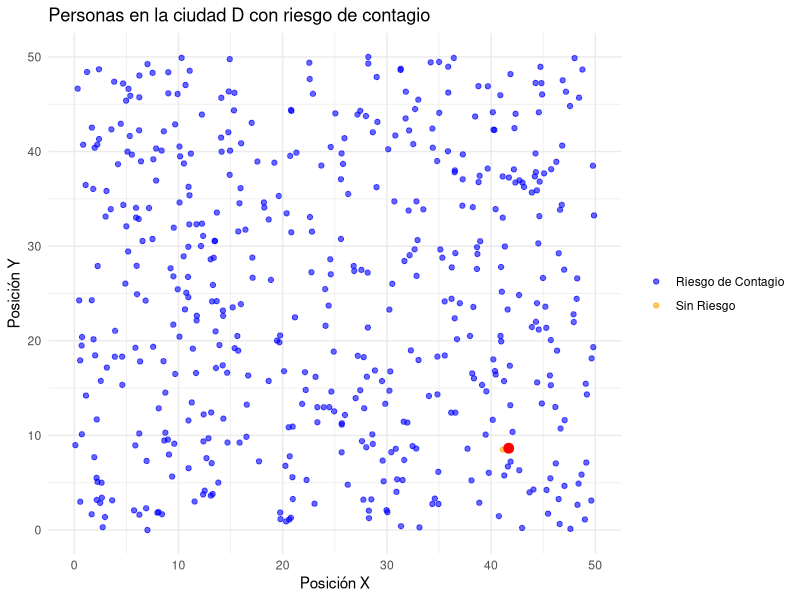
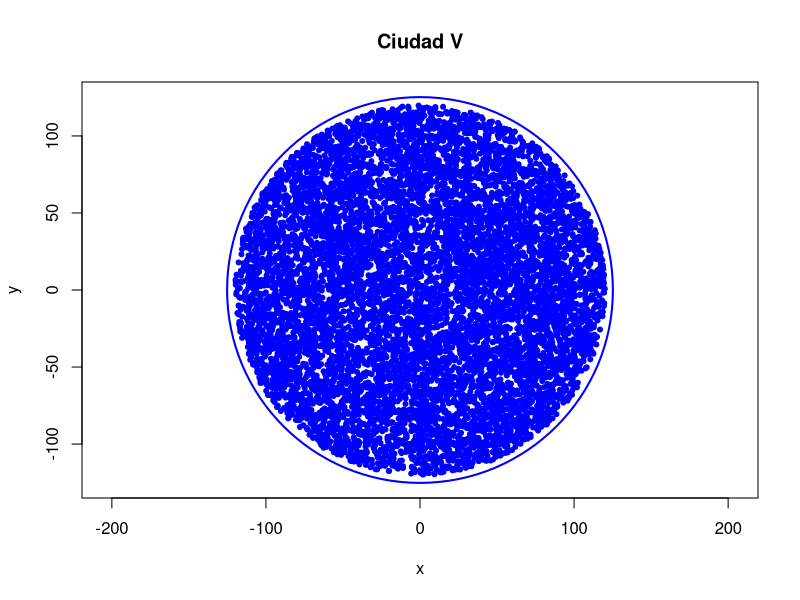
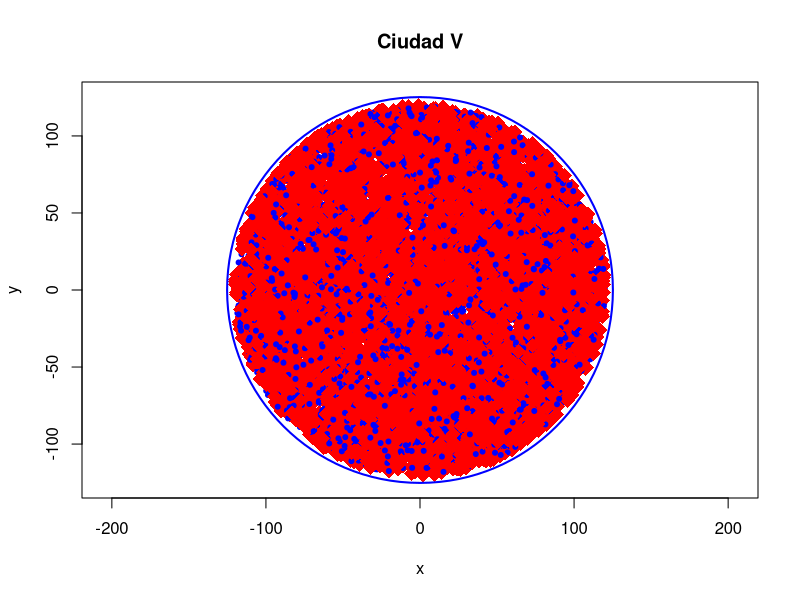
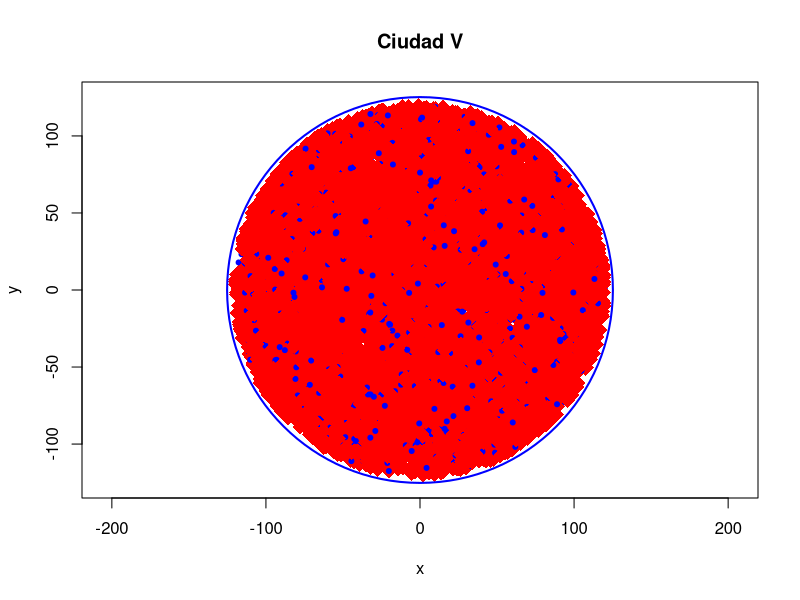
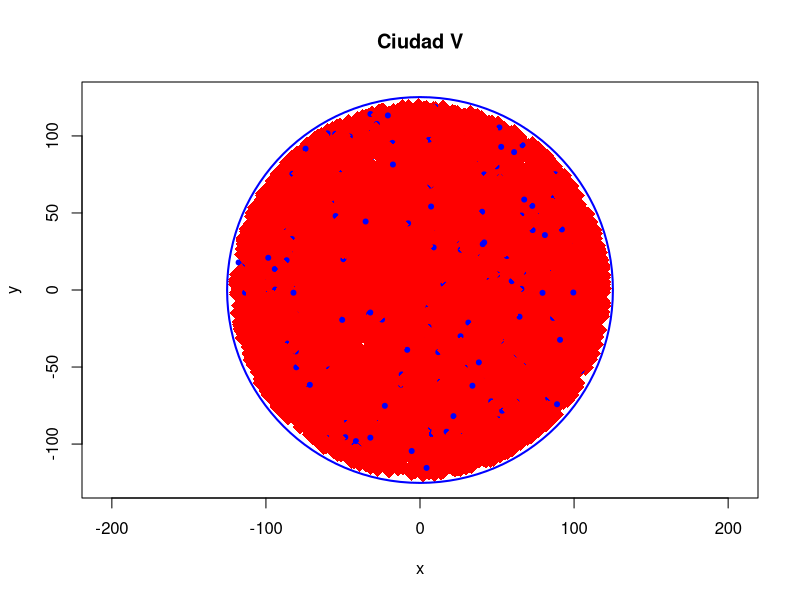
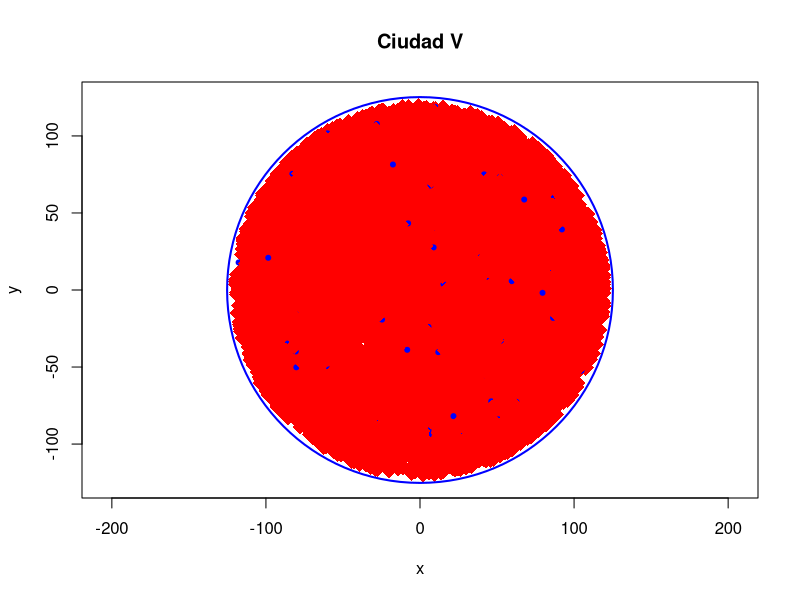
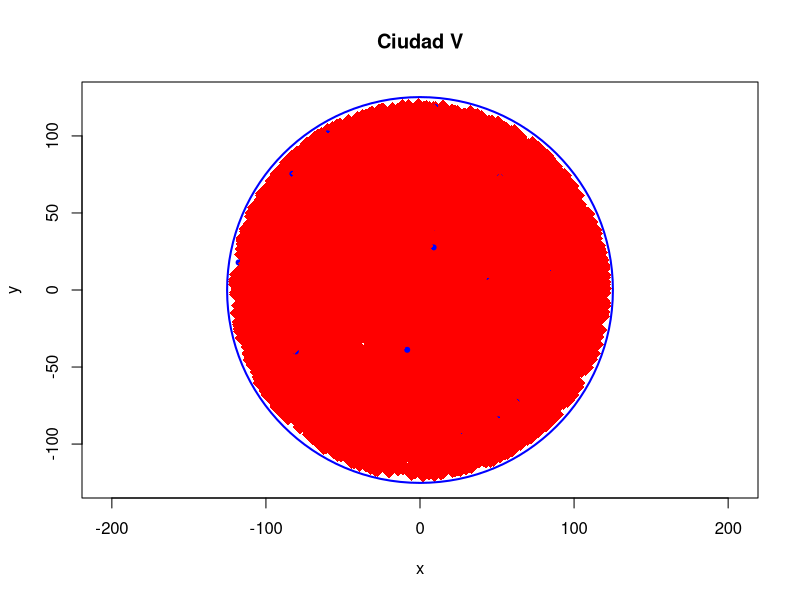
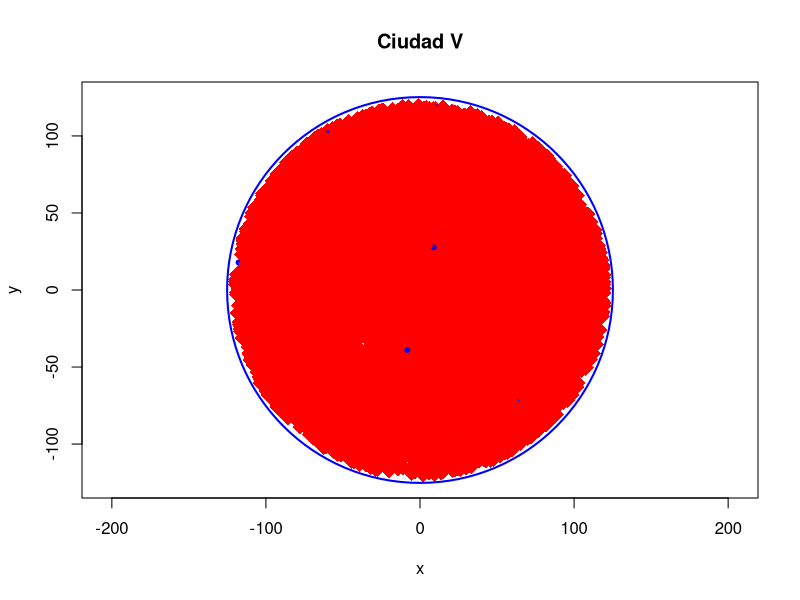

Source code (R) for these figures, in order: (Note: a time limit stopped this script after it produced the figures.)
## ---- chunk 1
# PACKAGES:
library(ggplot2)

D <- 50            #tamaño de la ciudad
N <- 100000        #población total

# estados de la población
I <- 1             #infectados iniciales
R <- 0             #recuperados iniciales
S <- N - I - R     #susceptibles iniciales

r <- 0.6           #radio de infección
gamma <- 0.1       # azón de recuperación

#posiciones de las personas en la ciudad
posicion_x <- runif(N, min = 0, max = D)  
posicion_y <- runif(N, min = 0, max = D) 

#asignar el estado (I, R, S) a cada persona 
estado <- factor(c(rep("Infectado", I), rep("Recuperado", R), rep("Susceptible", S)),
                 levels = c("Susceptible", "Infectado", "Recuperado"))

id <- 1:N
iteracion <- rep(0, N)

#dataframe con todas las variables
poblacion <- data.frame(id, posicion_x, posicion_y, estado, iteracion)


#función para calcular la distancia euclidiana y verificar si está dentro r
calcular_infectados <- function(df, r) {
  #seleccionar una persona aleatoria como infectada
  set.seed(1)
  infectado <- sample(which(df$estado == "Infectado"), 1)
  
  #calcular distancia 
  df$riesgo_contagio <- sqrt((df$posicion_x - df$posicion_x[infectado])^2 + 
                             (df$posicion_y - df$posicion_y[infectado])^2) < r
  
  return(list(data = df, infectado = infectado))
}

#aplicar la función y obtener el resultado
resultado <- calcular_infectados(poblacion, r)
poblacion <- resultado$data
infectado <- resultado$infectado
#df 
print(head(poblacion))

#gráfica
poblacion_sample <- poblacion[sample(1:N, 500), ]  # muestra de 500 personas

ggplot(poblacion_sample, aes(x = posicion_x, y = posicion_y)) +
  geom_point(aes(color = riesgo_contagio), alpha = 0.6) +
  geom_point(data = poblacion[infectado, ], aes(x = posicion_x, y = posicion_y), color = "red", size = 3) +
  labs(title = "Personas en la ciudad D con riesgo de contagio", x = "Posición X", y = "Posición Y") +
  xlim(0, D) +
  ylim(0, D) +
  theme_minimal() +
  scale_color_manual(values = c("TRUE" = "orange", "FALSE" = "blue"), labels = c("Riesgo de Contagio", "Sin Riesgo")) +
  theme(legend.title = element_blank())

## ---- chunk 2
# Parámetros de la simulación
I <- 1  # Número inicial de infectados
S <- 9999  # Número inicial de susceptibles
Rec <- 0  # Número inicial de recuperados
N <- I + S + Rec  # Tamaño total de la población
D <- 250  # Diámetro de la ciudad
R <- D / 2  # Radio de la ciudad
ajuste_borde <- 0.96  # Ajuste para evitar que personas estén en el borde exacto de la ciudad
k <- 0.15  # Factor de radio inicial
radius <- N * k  # Radio de infección inicial
recov <- 0.2  # Probabilidad de recuperación (sin uso en esta simulación)
num_iteraciones <- 8  # Número de iteraciones
prob_infección <- 0.6  # Probabilidad de infección

# Generación de posiciones usando coordenadas polares
ang <- runif(N, 0, 2 * pi)
rad <- R * ajuste_borde * sqrt(runif(N))
x_N <- rad * cos(ang)
y_N <- rad * sin(ang)

# Creación del dataframe personas
personas <- data.frame(
  id = 1:N,
  posición_x = x_N,
  posición_y = y_N,
  Estado = sample(c(rep("Susceptible", S), rep("Infectado", I), rep("Recuperado", Rec))),
  it = 0
)

# Función para obtener coordenadas de una persona por su ID
coords <- function(id_persona) {
  persona <- personas[personas$id == id_persona, ]
  if (nrow(persona) > 0) {
    return(c(x = persona$posición_x, y = persona$posición_y))
  } else {
    return("ID no encontrado")
  }
}

# Función para calcular la distancia euclidiana entre dos puntos
euclid <- function(x1, x2, y1, y2) {
  sqrt((x2 - x1)^2 + (y2 - y1)^2)
}

# Función para verificar si una persona está dentro del radio de infección
infección <- function(x1, y1, x2, y2, radius) {
  euclid(x1, x2, y1, y2) < radius
}

# Función para graficar la situación de la ciudad en cada iteración
graficar <- function(personas, infectado_inicial, R) {
  plot(personas$posición_x, personas$posición_y, 
       xlim = c(-R, R), ylim = c(-R, R),
       xlab = "x", ylab = "y",          
       main = "Ciudad V", 
       pch = ifelse(personas$Estado == "Susceptible", 20, 
                    ifelse(personas$Estado == "Infectado", 18, 19)), 
       col = ifelse(personas$Estado == "Susceptible", "blue", 
                    ifelse(personas$Estado == "Infectado", "red", "green")),
       cex = ifelse(personas$Estado == "Susceptible", 1, 
                    ifelse(personas$Estado == "Infectado", 2, 2)),
       asp = 1)
  # Graficar una frontera de la ciudad (un círculo como límite)
  symbols(0, 0, circles = R + 0.2, inches = FALSE, add = TRUE, lwd = 2, fg = "blue")
}

# Selección del infectado inicial
infectado_inicial <- which(personas$Estado == "Infectado")[1]

# Iteración de la infección con probabilidad
for (j in 1:num_iteraciones) {
  graficar(personas, infectado_inicial, R)
  for (i in 1:N) {
    if (personas$Estado[i] == "Susceptible") {
      infected_coords <- coords(infectado_inicial)
      normal_coords <- coords(i)
      distance <- euclid(infected_coords["x"], normal_coords["x"], infected_coords["y"], normal_coords["y"])
      if (infección(infected_coords["x"], infected_coords["y"], normal_coords["x"], normal_coords["y"], radius) &&
          runif(1) < prob_infección) {
        personas$Estado[i] <- "Infectado"
      }
    }
  }
  Sys.sleep(1)
}

## ---- chunk 3
# PACKAGES:
library(reshape2)
library(ggplot2)

# Parametros
D <- 100     
sigma <- D / 10

N <- 1000      # Total de personas
S <- N - 1    # susceptibles
I <- 1        # infectados
R <- 0        # recuperados

gamma <- 0.1  # razón de recuperación
r <- 3        # radio de infección

# Cluster
set.seed(123)  # para empezar el con el mismo punto (quitar para aleatoridad)
x0 <- runif(1, min = 0, max = D)
y0 <- runif(1, min = 0, max = D)

# Generador de posiciones alrededor del cluster
x <- rnorm(N, mean = x0, sd = sigma)
y <- rnorm(N, mean = y0, sd = sigma)

# Estado de cada persona
estado <- factor(c(rep("Infectado", I), rep("Susceptible", S), rep("Recuperado", R)),
                 levels = c("Susceptible", "Infectado", "Recuperado"))

# Distancia euclidiana entre dos puntos
distancia <- function(x1, y1, x2, y2) {sqrt((x2 - x1)^2 + (y2 - y1)^2)}

# DataFrame
ciudad <- data.frame(id = 1:N,
                     x = x,
                     y = y,
                     estado = estado,
                     iteracion = 0)

# Actualizar DataFrame
actualizar_ciudad <- function(ciudad, r, gamma) {
  
  nueva_ciudad <- ciudad
  
  I <- which(ciudad$estado == "Infectado")
  n_I <- length(I)
  
  n_R <- floor(gamma * n_I)  
  
  if (n_R > 0) {
    nueva_ciudad$estado[I[1:n_R]] <- "Recuperado"
  }
  
  for (i in I) {
    for (j in which(nueva_ciudad$estado == "Susceptible")) {
      if (distancia(nueva_ciudad$x[i], nueva_ciudad$y[i], nueva_ciudad$x[j], nueva_ciudad$y[j]) < r) {
        nueva_ciudad$estado[j] <- "Infectado"
      }
    }
  }
  
  return(nueva_ciudad)
}

# Ciudad inicial
plot(x, y, pch = 16, col = ifelse(ciudad$estado == "Susceptible", "blue",
                                                 ifelse(ciudad$estado == "Infectado", "red", "green")),    
    xlim = c(0, D), ylim = c(0, D),
    xlab = "X", ylab = "Y")
    title(main = "Ciudad Dia 1")
    legend("topright", legend = c("Susceptible", "Infectado", "Recuperado"),
    col = c("blue", "red", "green"), pch = 16)

# Simulación de múltiples iteraciones
num_iteraciones <- 30
historial <- data.frame() 

for (t in 1:num_iteraciones) {
  ciudad$iteracion <- t
  historial <- rbind(historial, ciudad)
  
  ciudad <- actualizar_ciudad(ciudad, r, gamma)
}

# Ciudad Final
plot(ciudad$x, ciudad$y, pch = 16, col = ifelse(ciudad$estado == "Susceptible", "blue",
                                                 ifelse(ciudad$estado == "Infectado", "red", "green")),   
    xlim = c(0, D), ylim = c(0, D),
    xlab = "X", ylab = "Y")
    title(main = "Ciudad Dia 30")
    legend("topright", legend = c("Susceptible", "Infectado", "Recuperado"),
    col = c("blue", "red", "green"), pch = 16)

# Visualizar el historial
head(historial,100)
## ---- chunk 4
# Definimos el radio del círculo
I <- 1
S <- 999
Rec <- 0
N <- I + S + Rec
R <- 75
ajuste <- 0.98 # Agrego esto para que ningún punto esté justo en el límite de la ciudad
N_central <- floor(N*0.66)
N_resto <- floor(N*0.34)
# centro cluster
x0 <- runif(1, -R * 0.1, R * 0.1)
y0 <- runif(1, -R * 0.1, R * 0.1)

# los del cluster, distribuidos normal
x_N_central <- rnorm(N_central, mean = x0, sd = R * 0.15)
y_N_central <- rnorm(N_central, mean = y0, sd = R * 0.15)

# el resto, uniformes
ang_resto <- runif(N_resto, 0, 2 * pi)
rad_resto <- R * ajuste * sqrt(runif(N_resto))
x_N_resto <- rad_resto * cos(ang_resto)
y_N_resto <- rad_resto * sin(ang_resto)

#combinamos los N de cluster y N de fuera
x_N <- c(x_N_central, x_N_resto)
y_N <- c(y_N_central, y_N_resto)
## ---- chunk 5
radius <- 12
recov <- 0.2 # Radio de infección y Razón de recuperación
inicio_recov <- 3
## ---- chunk 6
estados <- factor(c("Susceptible", "Infectado", "Recuperado"))
estado_inicial <- c(rep("Susceptible", S), rep("Infectado", I), rep("Recuperado", Rec))
estado_inicial <- sample(estado_inicial) #
## ---- chunk 7
personas <- data.frame(
  id = 1:N, posición_x = x_N, posición_y = y_N, Estado = factor(estado_inicial, levels = estados), it = 0  
)
#Dataframe inicial que genera el id único, estado, posiciones x,y y la iteración
infectado_inicial <- which(personas$Estado == "Infectado")[1]
#Función para obtener coordenadas
coords <- function(id_persona) {
  persona <- personas[personas$id == id_persona, ]
  
  if (nrow(persona) > 0) {
    return(c(x = persona$posición_x, y = persona$posición_y))
  } else {
    return("ID no encontrado bro")
  }
}
## ---- chunk 8
euclid <- function(x1,x2,y1,y2) {
  sqrt((x2-x1)^2+(y2-y1)^2)
}
## ---- chunk 9
infección <- function(x1,x2,y1,y2,radius){
  euclid(x1,x2,y1,y2) < radius
}
#Función que revisa si la distancia entre dos personas es dentro del radio de infección
## ---- chunk 10
#Función gigante para poder graficar siempre que quiera
graficar <- function(personas, infectado_inicial, R){
  # Graficar todos los puntos
  plot(personas$posición_x, personas$posición_y, 
     xlim = c(-R, R), ylim = c(-R, R),
     xlab = "x", ylab = "y",          
     main = "Ciudad V", 
     pch = ifelse(personas$Estado == "Susceptible", 20, 
                  ifelse(personas$Estado == "Infectado", 18, 19)), 
     col = ifelse(personas$Estado == "Susceptible", "blue", 
                  ifelse(personas$Estado == "Infectado", "red", "green")),
     cex = ifelse(personas$Estado == "Susceptible", 1, 
                  ifelse(personas$Estado == "Infectado", 2, 2)),
     asp = 1)
  symbols(0, 0, circles = R+0.2, inches = FALSE, add = TRUE, lwd = 2, fg = "blue")
}
## ---- chunk 11
print(personas[sample(nrow(personas), 15), ])

## ---- chunk 12
# Infección e iteraciones
 plot(personas$posición_x, personas$posición_y, 
         xlim = c(-R, R), ylim = c(-R, R),
         xlab = "x", ylab = "y",          
         main = paste("Ciudad V Inicial"),
         pch = ifelse(personas$Estado == "Susceptible", 20, 
                      ifelse(personas$Estado == "Infectado", 18, 19)), 
         col = ifelse(personas$Estado == "Susceptible", "blue", 
                      ifelse(personas$Estado == "Infectado", "red", "green")),
         cex = ifelse(personas$Estado == "Susceptible", 1, 
                      ifelse(personas$Estado == "Infectado", 2, 2)),
         asp = 1)
    # Graficar una frontera de la ciudad (un círculito vaya, para que sea el límite)
    symbols(0, 0, circles = R + 0.2, inches = FALSE, add = TRUE, lwd = 2, fg = "blue")
for (iter in 1:10) {
  cambios <- FALSE  # Indicador de cambios
  personas_temp <- personas  # un df temporal para ir checando
  
  # Susceptibles iterados
  for (i in which(personas$Estado == "Susceptible")) {
    for (k in which(personas$Estado == "Infectado")) {
      normal_coords <- coords(i)
      infected_coords <- coords(k)
      
      # Dentro del radio de infección?
      if (infección(infected_coords["x"], normal_coords["x"], infected_coords["y"], normal_coords["y"], radius)) {
        personas_temp$Estado[i] <- "Infectado"  # Cambiamos el estado a infectado
        cambios <- TRUE  
        break 
      }
    }
  }
  
  for (i in which(personas$Estado == "Infectado")) {
    if (iter >= inicio_recov) {  # Solo después de la iteración de recov
      if (runif(1) < recov) {  # Comprobamos la probabilidad de recuperación
        personas_temp$Estado[i] <- "Recuperado"  # La persona se recupera
        cambios <- TRUE
      }
    }
  }

  # Si hubo cambios, actualizamos el personas
  if (cambios) {
    personas <- personas_temp

  } else {
    print("No hubo cambios en esta iteración.")
  }
}
    # Graficar el estado de la ciudad en esta iteración
    plot(personas$posición_x, personas$posición_y, 
         xlim = c(-R, R), ylim = c(-R, R),
         xlab = "x", ylab = "y",          
         main = paste("Ciudad V - Iteración", iter), # Título con número de iteración
         pch = ifelse(personas$Estado == "Susceptible", 20, 
                      ifelse(personas$Estado == "Infectado", 18, 19)), 
         col = ifelse(personas$Estado == "Susceptible", "blue", 
                      ifelse(personas$Estado == "Infectado", "red", "green")),
         cex = ifelse(personas$Estado == "Susceptible", 1, 
                      ifelse(personas$Estado == "Infectado", 2, 1)),
         asp = 1)
    symbols(0, 0, circles = R + 0.2, inches = FALSE, add = TRUE, lwd = 2, fg = "blue")
print(personas[sample(nrow(personas), 15), ]) #Imprimir 15 personas aleatorias
